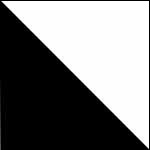
%> input picture trunk/report/135.jpg, 150 x 150 px
$ octave --eval "result = Descriptor(imread('../report/135.jpg'));"   (GNU Octave 9; MATLAB toolbox functions it lacks are replaced by stand-ins)
%> lines starting %> are read from the running program, lines starting %| are printed output that depends on the picture
%> in Descriptor, `hsv=(360*rgb2hsv(I));`: hsv: size 256x256x3 double; mean H, S, V 0, 0, 174.9
%> in Descriptor, `hue=hsv(:,:,1);`: hue: size 256x256 double; every value is 0
### trunk/CLDUI/RGB2HMMD.m
function [dif,sum]=RGB2HMMD(r,g,b)

    maxm = max(max(r,g),max(g,b));
    minm= min(min(r,g),min(g,b));
    dif = (maxm - minm);
%> dif: size 256x256 uint8; every value is 0
    sum = ((maxm + minm) / 2);
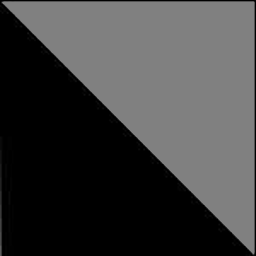
%> sum: size 256x256 uint8; min 0, max 128, mean 63.4

   % dif=dif/2;


### trunk/CLDUI/colorstructure.m
function color=colorstructure(hue,sum,dif)
    quantizationLevels=64;
    h=zeros(64,1);
    t=zeros(64,1);
    E = 16;
    quantTable =[1,8,4,4,6,4,4,4,4,4];
    k=2;
    for y=1:2:240 %height-e
        for x=1:2:240

            t(:) = 0;
            for yy=y:k:y+8
                for xx=x:k:x+8
                    if dif(xx,yy)<7
                        subspace=0;
                    elseif dif(xx,yy)>6 & dif(xx,yy)<21
                        subspace=1;
                    elseif dif(xx,yy)>19 & dif(xx,yy)<60
                        subspace=2;
                    elseif dif(xx,yy)>59 & dif(xx,yy)<110
                        subspace=3;
                    elseif dif(xx,yy)>109 & dif(xx,yy)<256
                        subspace=4;
                    end
                     m = ceil(((hue(xx,yy) / quantizationLevels) * quantTable(subspace+1) + (sum(xx,yy) / quantizationLevels) * quantTable(subspace+2)));
                    t(m+1)=t(m+1)+1;
                end
            end
  			pos = find(t >0);
            h(pos) = h(pos)+1;

        end
    end
%> after the loop, h = 64 values, max 7730 at index 1, min 0 at index 2, mean 242.1; subspace = 0; t = 64 values, max 15 at index 17, min 0 at index 2, mean 0.391
    color=h(1:54);
%> color = 54 values, max 7730 at index 1, min 0 at index 2, mean 286.9

### trunk/CLDUI/Descriptor.m
function Cdescriptor=Descriptor(I)
%I=imread('Lenna.jpg');
I=imresize(I,[256 256],'bicubic');
hsv=(360*rgb2hsv(I));
hue=hsv(:,:,1);
r=I(:,:,1);
g=I(:,:,2);
b=I(:,:,3);
[dif,sm]=RGB2HMMD(r,g,b);
Cdescriptor=colorstructure(hue,sm,dif);
%> Cdescriptor has the same summary as color in colorstructure
%> `result = Descriptor(imread('../report/135.jpg'));`: result has the same summary as color in colorstructure
Cdescriptor=reshape(Cdescriptor,1,54);

$ run again, on trunk/report/diagonal.jpg
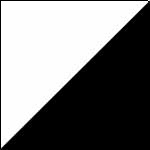
%> input picture trunk/report/diagonal.jpg, 150 x 150 px
%> hsv: size 256x256x3 double; mean H, S, V 0, 0, 174.6
%> hue: size 256x256 double; every value is 0
%> dif: size 256x256 uint8; every value is 0
%> in RGB2HMMD, `sum = ((maxm + minm) / 2);`:
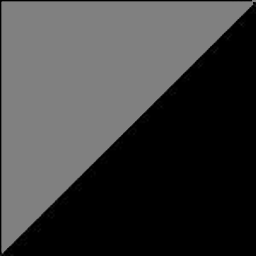
%> sum: size 256x256 uint8; min 0, max 128, mean 63.2
%> after the loop in colorstructure, `for y=1:2:240`: h = 64 values, max 8192 at index 17, min 0 at index 2, mean 254.9; subspace = 0; t = 64 values, max 25 at index 1, min 0 at index 2, mean 0.391
%> color = 54 values, max 8192 at index 17, min 0 at index 2, mean 302.1
%> Cdescriptor has the same summary as color in colorstructure
%> result has the same summary as color in colorstructure

$ run again, on trunk/report/no-direction.jpg
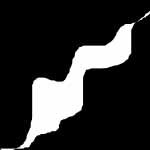
%> input picture trunk/report/no-direction.jpg, 150 x 150 px
%> hsv: size 256x256x3 double; mean H, S, V 0, 0, 67
%> hue: size 256x256 double; every value is 0
%> dif: size 256x256 uint8; every value is 0
%> in RGB2HMMD, `sum = ((maxm + minm) / 2);`:
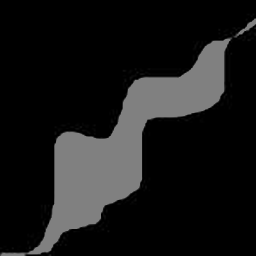
%> sum: size 256x256 uint8; min 0, max 128, mean 25
%> after the loop in colorstructure, `for y=1:2:240`: h = 64 values, max 12031 at index 1, min 0 at index 2, mean 270.5; subspace = 0; t = 64 values, max 25 at index 1, min 0 at index 2, mean 0.391
%> color = 54 values, max 12031 at index 1, min 0 at index 2, mean 320.5
%> Cdescriptor has the same summary as color in colorstructure
%> result has the same summary as color in colorstructure
